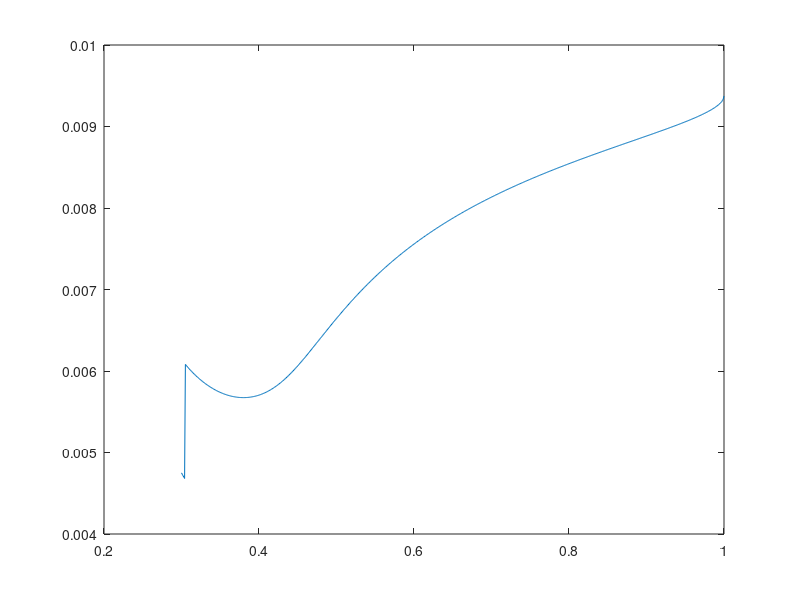

Source code (MATLAB):
% Constants
A = -5.25+12.5i;
B = 5+2.5i;
C = -31.25-10.625i;
D = A;
Pr = 100e3/3;

% at UPF
Vr_upf = 1000/3;
Ir_upf = 100;

% calculate Vs which is constant regardless of pf
Vs = A*Vr_upf + B*Ir_upf;

% Start general calculations
pf = 0.3:0.001:1;
Vr = zeros(1, length(pf));
Ir = Vr;
Vr1 = Vr;
Vr2 = Vr;
Ir1 = Vr;
Ir2 = Vr;

% Vs = A*Vr + B*Pr/(3*Vr*pf)*exp(i*acos(pf))
% Vs*Vr = A*Vr^2 + B*Pr/(3*pf)*exp(i*acos(pf))
for j = 1:length(pf)
    x = B*((Pr/(pf(j)))*exp(i*acos(pf(j))));
    Vr(j) = real(roots([A -Vs x])(1));
    Ir(j) = (Pr/(Vr(j)*pf(j)))* exp(i*acos(pf(j)));


endfor

% Calculate Is
Is = C*Vr + D*Ir;
Ps = real(Vs.*conj(Is));
eff = Pr./Ps;

figure
plot(pf, eff)
